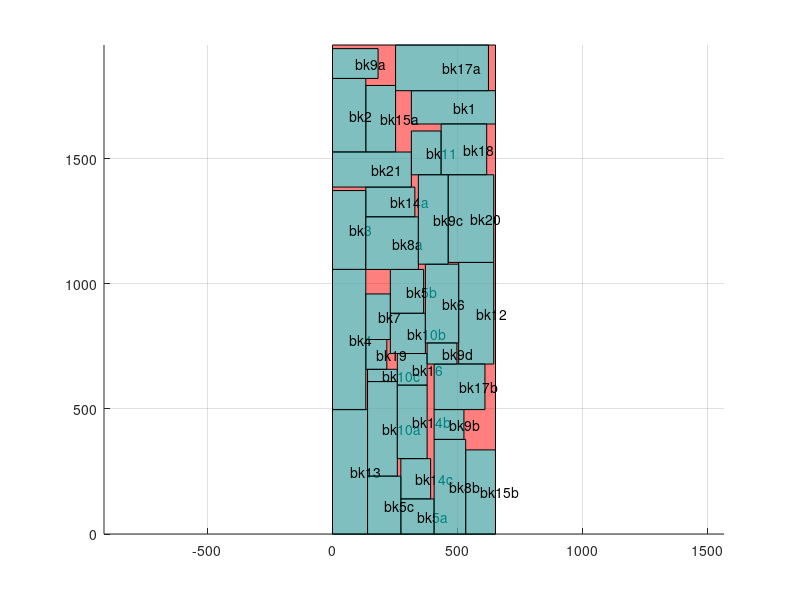

The MATLAB script that drew this image:
axis equal;
hold on;
grid on;

block_x=[0 0 651.177 651.177 0 ];
block_y=[0 1953.53 1953.53 0 0 ];
fill(block_x,block_y,'r','facealpha',0.5);
block_x=[315 315 651 651 315 ];
block_y=[1638 1771 1771 1638 1638 ];
fill(block_x,block_y,'c','facealpha',0.5);
text(483, 1704.5, 'bk1');

block_x=[140 140 259 259 140 ];
block_y=[231 609 609 231 231 ];
fill(block_x,block_y,'c','facealpha',0.5);
text(199.5, 420, 'bk10a');

block_x=[231 231 371 371 231 ];
block_y=[721 882 882 721 721 ];
fill(block_x,block_y,'c','facealpha',0.5);
text(301, 801.5, 'bk10b');

block_x=[140 140 259 259 140 ];
block_y=[609 658 658 609 609 ];
fill(block_x,block_y,'c','facealpha',0.5);
text(199.5, 633.5, 'bk10c');

block_x=[315 315 434 434 315 ];
block_y=[1435 1610 1610 1435 1435 ];
fill(block_x,block_y,'c','facealpha',0.5);
text(374.5, 1522.5, 'bk11');

block_x=[504 504 644 644 504 ];
block_y=[679 1085 1085 679 679 ];
fill(block_x,block_y,'c','facealpha',0.5);
text(574, 882, 'bk12');

block_x=[0 0 140 140 0 ];
block_y=[0 497 497 0 0 ];
fill(block_x,block_y,'c','facealpha',0.5);
text(70, 248.5, 'bk13');

block_x=[133 133 329 329 133 ];
block_y=[1267 1386 1386 1267 1267 ];
fill(block_x,block_y,'c','facealpha',0.5);
text(231, 1326.5, 'bk14a');

block_x=[259 259 378 378 259 ];
block_y=[301 595 595 301 301 ];
fill(block_x,block_y,'c','facealpha',0.5);
text(318.5, 448, 'bk14b');

block_x=[273 273 392 392 273 ];
block_y=[140 301 301 140 140 ];
fill(block_x,block_y,'c','facealpha',0.5);
text(332.5, 220.5, 'bk14c');

block_x=[133 133 252 252 133 ];
block_y=[1526 1792 1792 1526 1526 ];
fill(block_x,block_y,'c','facealpha',0.5);
text(192.5, 1659, 'bk15a');

block_x=[532 532 651 651 532 ];
block_y=[0 336 336 0 0 ];
fill(block_x,block_y,'c','facealpha',0.5);
text(591.5, 168, 'bk15b');

block_x=[259 259 378 378 259 ];
block_y=[595 721 721 595 595 ];
fill(block_x,block_y,'c','facealpha',0.5);
text(318.5, 658, 'bk16');

block_x=[252 252 623 623 252 ];
block_y=[1771 1953 1953 1771 1771 ];
fill(block_x,block_y,'c','facealpha',0.5);
text(437.5, 1862, 'bk17a');

block_x=[406 406 609 609 406 ];
block_y=[497 679 679 497 497 ];
fill(block_x,block_y,'c','facealpha',0.5);
text(507.5, 588, 'bk17b');

block_x=[434 434 616 616 434 ];
block_y=[1435 1638 1638 1435 1435 ];
fill(block_x,block_y,'c','facealpha',0.5);
text(525, 1536.5, 'bk18');

block_x=[133 133 217 217 133 ];
block_y=[658 777 777 658 658 ];
fill(block_x,block_y,'c','facealpha',0.5);
text(175, 717.5, 'bk19');

block_x=[0 0 133 133 0 ];
block_y=[1526 1820 1820 1526 1526 ];
fill(block_x,block_y,'c','facealpha',0.5);
text(66.5, 1673, 'bk2');

block_x=[462 462 644 644 462 ];
block_y=[1085 1435 1435 1085 1085 ];
fill(block_x,block_y,'c','facealpha',0.5);
text(553, 1260, 'bk20');

block_x=[0 0 315 315 0 ];
block_y=[1386 1526 1526 1386 1386 ];
fill(block_x,block_y,'c','facealpha',0.5);
text(157.5, 1456, 'bk21');

block_x=[0 0 133 133 0 ];
block_y=[1057 1372 1372 1057 1057 ];
fill(block_x,block_y,'c','facealpha',0.5);
text(66.5, 1214.5, 'bk3');

block_x=[0 0 133 133 0 ];
block_y=[497 1057 1057 497 497 ];
fill(block_x,block_y,'c','facealpha',0.5);
text(66.5, 777, 'bk4');

block_x=[273 273 406 406 273 ];
block_y=[0 140 140 0 0 ];
fill(block_x,block_y,'c','facealpha',0.5);
text(339.5, 70, 'bk5a');

block_x=[231 231 364 364 231 ];
block_y=[882 1057 1057 882 882 ];
fill(block_x,block_y,'c','facealpha',0.5);
text(297.5, 969.5, 'bk5b');

block_x=[140 140 273 273 140 ];
block_y=[0 231 231 0 0 ];
fill(block_x,block_y,'c','facealpha',0.5);
text(206.5, 115.5, 'bk5c');

block_x=[371 371 504 504 371 ];
block_y=[763 1078 1078 763 763 ];
fill(block_x,block_y,'c','facealpha',0.5);
text(437.5, 920.5, 'bk6');

block_x=[133 133 231 231 133 ];
block_y=[777 959 959 777 777 ];
fill(block_x,block_y,'c','facealpha',0.5);
text(182, 868, 'bk7');

block_x=[133 133 343 343 133 ];
block_y=[1057 1267 1267 1057 1057 ];
fill(block_x,block_y,'c','facealpha',0.5);
text(238, 1162, 'bk8a');

block_x=[406 406 532 532 406 ];
block_y=[0 378 378 0 0 ];
fill(block_x,block_y,'c','facealpha',0.5);
text(469, 189, 'bk8b');

block_x=[0 0 182 182 0 ];
block_y=[1820 1939 1939 1820 1820 ];
fill(block_x,block_y,'c','facealpha',0.5);
text(91, 1879.5, 'bk9a');

block_x=[406 406 525 525 406 ];
block_y=[378 497 497 378 378 ];
fill(block_x,block_y,'c','facealpha',0.5);
text(465.5, 437.5, 'bk9b');

block_x=[343 343 462 462 343 ];
block_y=[1078 1435 1435 1078 1078 ];
fill(block_x,block_y,'c','facealpha',0.5);
text(402.5, 1256.5, 'bk9c');

block_x=[378 378 497 497 378 ];
block_y=[679 763 763 679 679 ];
fill(block_x,block_y,'c','facealpha',0.5);
text(437.5, 721, 'bk9d');

